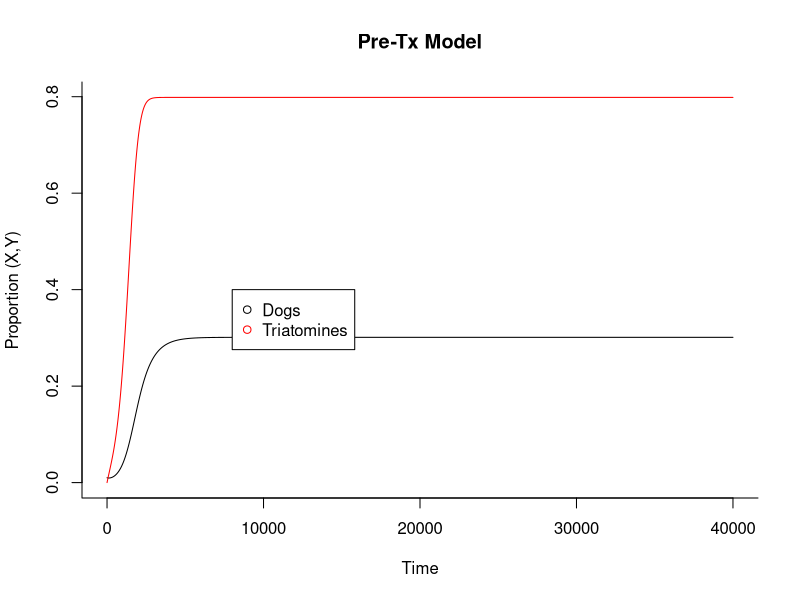
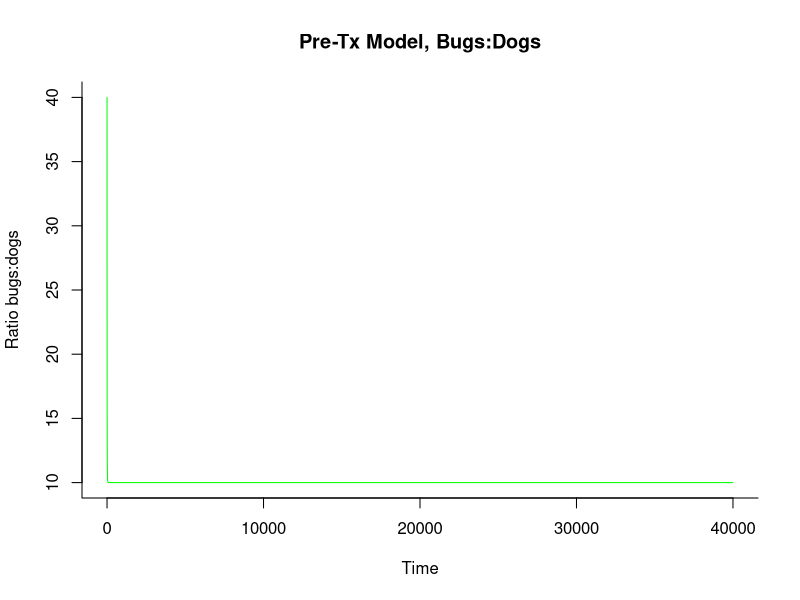
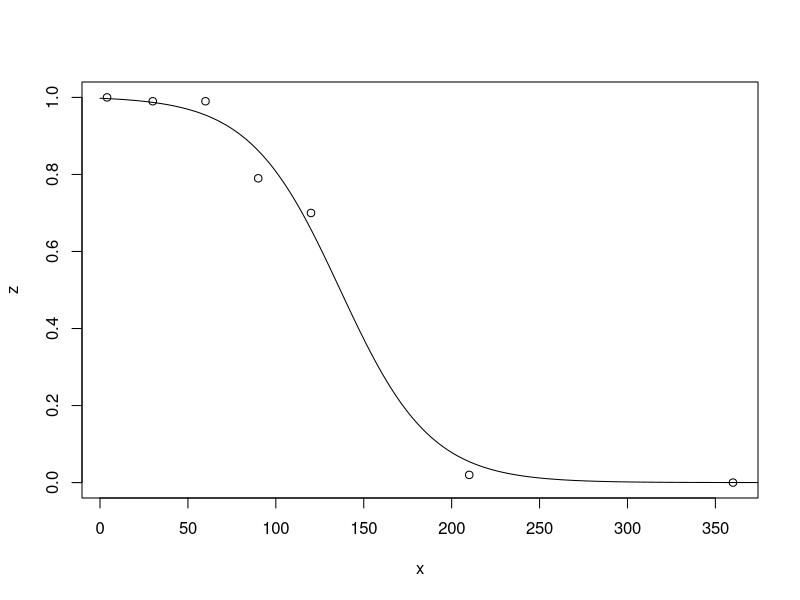
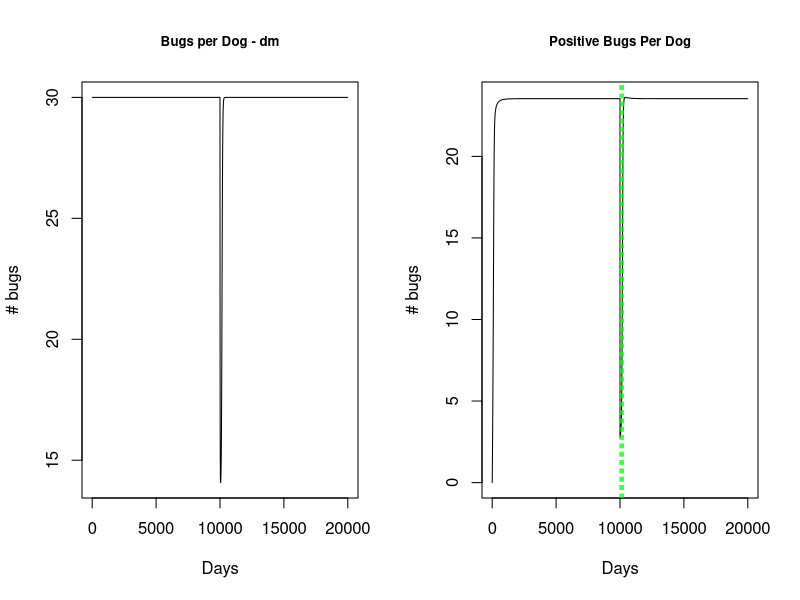
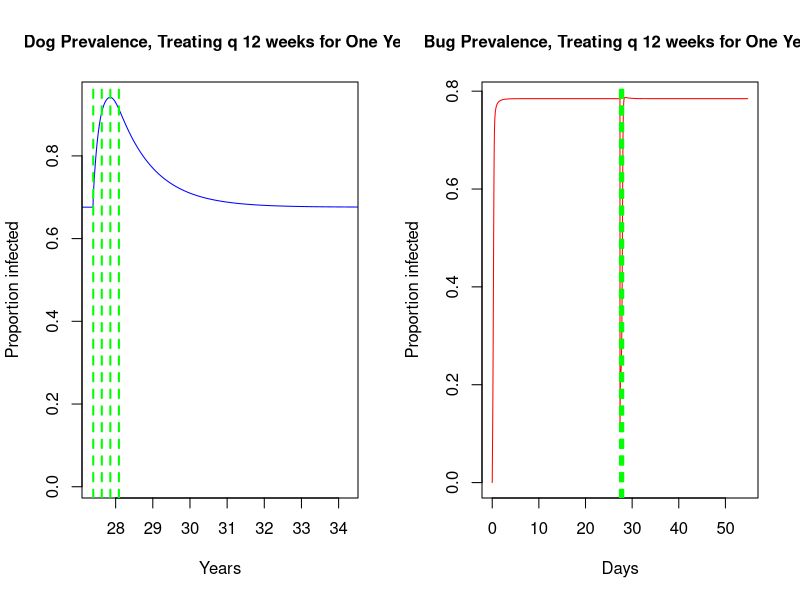
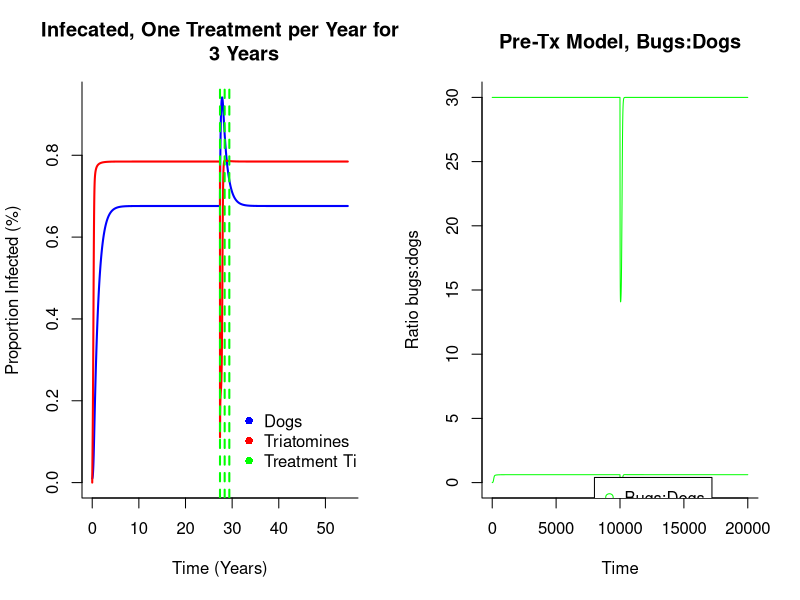

Recreate these plots in R, in order.

library(deSolve)

#======================================================================
#  I. Model One: Bugs and Dogs transmission dynamics pre-fluralaner tx:
#       - jr added in dm to see how model 2 would look prior to treatment and determine when X and Y reach equilibrium
#       - X doesn't reach equilibrium until after 10000 days
#       - Model one and has been combined with model 2, just here for reference.
#======================================================================


#=============================================
# Transmission dynamics for dogs and bugs pre-fluralaner tx
#     Parameters
#
#		Y is the proportion of triatomines infected 
#		X is the proportion of dogs infected 
#		a is expected number of bites on dogs per triatomine (1/14)
#		m is equilibrium triatomine density per dog
#		n is length of incubation period in insects (45), 
#		b is the transmission efficiency from infectious triatomines to susceptible dog, through biting (0.00068)
#		c is the probability of infection of an uninfected triatomine by biting an infectious dog (0.49, or 0.28- halfed to account for cyclic parasitemia)
#   r is daily force of infected dog mortality 1/(365*3)=0.0009
#   g is the daily probability of bug mortality

#=============================================

RM <- function(time, state, parameters) 
{
  with(
    as.list(c(state, parameters)), 
    {
      dX <- m*a*b*Y*(1-X)-r*X   
      dY <- a*c*X*(exp(-g*n)-Y)-(g*(1-m/K)*Y)
      dm <- (R*(1-m/K)*m )
      return(list(c(dX, dY, dm)))
    }
  )
}

#=============================================
#  Run the model
#=============================================

init <- c(X = 0.01, Y = 0, m= 40)
parameters <- c(a=1/14, b=0.00068, m=10, n=45, g=0.005, c=0.28, r=0.0009, K = 10, R= 0.09)
times <- seq(0, 40000, by = 1)
out <- as.data.frame(ode(y = init, times = times, func = RM, parms = parameters))
RESULTS<-data.frame(out$X,out$Y)
RESULTSm <-data.frame(out$m)



#=============================================
#  Plot results
#=============================================

#========Proportion dogs and bugs infected===
matplot(times, RESULTS, type = "l", xlab = "Time", ylab = "Proportion (X,Y)", main = "Pre-Tx Model", lwd = 1, lty = 1, bty = "l", col = c("black","red"))
legend(8000, .4, c("Dogs", "Triatomines"), pch = 1, col = c("black","red"))

#========Ratio of bugs:dogs===
matplot(times, RESULTSm, type = "l", xlab = "Time", ylab = "Ratio bugs:dogs", main = "Pre-Tx Model, Bugs:Dogs", lwd = 1, lty = 1, bty = "l", col = "green")
legend(8000, .4, c("Bugs:Dogs"), pch = 1, col = c("green"))


#==========================================================================
#  II. Model Two: Bugs and Dogs transmission dynamics after fluralaner tx
#==========================================================================

#=============================================
#   estimate parameter z, percent of bugs that die after feeding on treated dogs, from data in Laino et al. 2019 https://www.ncbi.nlm.nih.gov/pubmed/30981313
#	 	   -x = days post fluralaner treatment
#		   -y = percentage of bugs that died after feeding on treated dogs (5th stage pyrethroid resistant instars) NOT USED
#	     -z = percentage of bugs that died after feeding on treated dogs (5th stage suceptible instars) USED
#      -fit data with log curve
#      -fit2- store fitted values, plot to check fit
#=============================================


#Initial vectors for days post treatment, % killed
x <- c(4, 30, 60, 90, 120, 210, 360) #days post treatment
y <- c(0.99, 1.0, 1.0, 0.47, 0.49, 0, 0)  #% killed
z <- c(1.0, 0.99, 0.99, 0.79, 0.7, 0.02, 0) #% killed
plot(z ~ x)
fit2 <- nls(z ~ SSlogis(x, Asym, xmid, scal), data = data.frame(x, z))
summary(fit2)

lines(seq(0, 400, length.out = 400),
      predict(fit2, newdata = data.frame(x = seq(0.5, 400, length.out = 400))))

times <- seq(0, 20000, by = 1)
signal <- data.frame(times = times, import = rep(0, length(times)))


#=============================================
#   trt2.function: function to get the effect of tx based on 1) days of treatment 
#             2) number of tx's 3) extract fit values using equation y = Asym / (1 + exp((xmid - input) / scal))
#   Input vector of tx days into function
#     -Store corresponding dataframe in trt.effect
#   Force time dependent covariate into model
#=============================================

trt2.function <- function(fit2, trt.days, signal) {
  Asym<-summary(fit2)$parameters[1,1]
  xmid<-summary(fit2)$parameters[2,1]
  scal<-summary(fit2)$parameters[3,1]
  trt.start <- trt.days
  trt.end <- c(trt.start + 400)
  trt.segments <- unlist(Map(':', trt.start, trt.end))
  time.segments <- rep(0:401, times=length(trt.start)) 
  signal$import[trt.segments] = (Asym / (1 + exp((xmid - times[time.segments]) / scal)))  
  return(signal)
}

#Input number of days and times to implement treament
trt.days <- c(10000) 
trt.effect <-trt2.function(fit2, trt.days, signal)
input <- approxfun(trt.effect, rule = 2)

#======================================================================
#  I. Model II: Pretreatment model merged with tx model
#    -Treatment implemented as a result of trt2.function 
#    -z: percentage of bugs killed after feeding on tx'd dogs
#======================================================================

#=============================================
#     Parameters
#
#		Y - the proportion of triatomines infected 
#		X - the proportion of dogs infected 
#		a is expected number of bites on dogs per triatomine (1/14)
#		m is equilibrium triatomine density per dog
#		n is length of incubation period in insects (45), 
#		g is the daily force of triatomine mortality, mzl at K, the carrying capacity  
#		b is the transmission efficiency from infectious triatomines to susceptible dog, through biting (0.00068)
#		c is the probability of infection of an uninfected triatomine by biting an infectious dog
#   k is the probabilty of tranmission through oral ingestion of vectors (0.1)
#   r is daily force of infected dog mortality:   1.38/1460= 0.0009
#   p is probability dog eats the bug (to be varied)
#   R is maximum birthrate (estimate from T. brasiliensis)
#   K is carrying capacity of vectors per dog
#   MM is external bug population not affected by treatment
#=============================================

RMTx2 <- function(times, stateTx2, parametersTx2)   
{
  with(
    as.list(c(stateTx2, parametersTx2)), 
    {
      z <- input(times)
      dX <- (((m+MM)*a*b*Y)+(p*k*(a*m*z*Y)))*(1-X)-r*X 
      #dY <- a*c*X*(m+MM)*(exp(-g*n)-Y)-((g*(1-(m+MM)/K)*Y)+(m*a*z*Y)) #Density dependent death for bugs
     dY <- a*c*X*(exp(-g*n)-Y)-((g*Y)+(m*a*z*Y))+(MM*a*c*X*(exp(-g*n)-Y)) #No density dependent death for bugs
      dm <- ((R*(1-(m+MM)/K)*(m+MM))+(-m*a*z))
      return(list(c(dX, dY, dm)))
    }
  )
}

#=============================================
#  Run the model
#=============================================

initTx2 <- c(X = 0.01, Y= 0, m=30) 
parametersTx2 <- c(a=1/14, b=0.00068, n=45, g= 0.005, c=0.28, k= 0.10, r= 1/(3*365), p=0.9, K=50, R= 0.09, MM=20)
outTx2 <- as.data.frame(ode(y = initTx2, times = times, func = RMTx2, parms = parametersTx2))
RESULTS2<-data.frame(outTx2$X,outTx2$Y)
RESULTS2m <-data.frame(outTx2$m, outTx2$Y*outTx2$Y)

#=============================================
#   Plot Results
#   m     Bugs per Dog
#   X     Dog Prevalence
#   Y*m   Positive Bugs Per Dog
#   Y     Bug Prevalence
#=============================================
par(mfrow=c(1,2))
plot(outTx2$m, type='l',main='Bugs per Dog - dm', ylab = "# bugs", xlab = "Days", cex.main=0.8)

plot(outTx2$Y*outTx2$m, type='l', main = 'Positive Bugs Per Dog', ylab = "# bugs", xlab = "Days", cex.main=0.8)
abline(v=c(10000, 10084, 10168, 10252), col="green", lty=2)
plot(times/365, outTx2$X, type='l', main= 'Dog Prevalence, Treating q 12 weeks for One Year', ylab = "Proportion infected", xlab = "Years", 
     cex.main=1, col= "blue", xlim= c(9990/365, 12500/365))
abline(v=c(10000/365, 10084/365, 10168/365, 10252/365), col="green", lty=2, lwd=2)
plot(times/365, outTx2$Y, type='l', main = 'Bug Prevalence, Treating q 12 weeks for One Year', ylab = "Proportion infected", xlab = "Days", 
     cex.main=1, col= "red")
abline(v=c(10000/365, 10084/365, 10168/365, 10252/365), col="green", lty=2, lwd=2)


#=============================================
#  Plot results with bugs and dogs together on one graph
#  Bugs per dog and positive bugs per dogs on the second graph
#=============================================

#========Proportion dogs and bugs infected===
matplot(times/365, RESULTS2, type = "l", xlab = "Time (Years)", ylab = "Proportion Infected (%)", main = " Infecated, One Treatment per Year for 
        3 Years", lwd = 2, lty = 1, bty = "l", col = c("blue","red"))
        #xlim=c(9850/365,11600/365))
legend(11100/365, 0.2, c("Dogs", "Triatomines", "Treatment Time"), pch = 16, col = c("blue","red", "green"), bty = "n")
abline(v=c(10000/365, 10365/365, 10730/365), col="green", lty=2, lwd=2)

#========Ratio of bugs:dogs===
matplot(times, RESULTS2m, type = "l", xlab = "Time", ylab = "Ratio bugs:dogs", main = "Pre-Tx Model, Bugs:Dogs", lwd = 1, lty = 1, bty = "l", col = "green")
legend(8000, .4, c("Bugs:Dogs"), pch = 1, col = c("green"))
